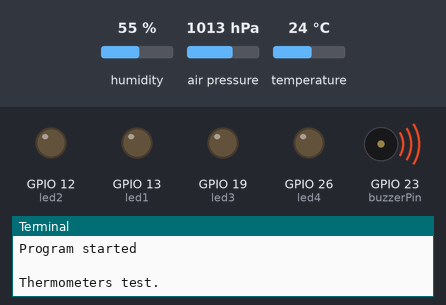
A program run on a simulated Raspberry Pi (BCM pin numbers). On the bench: output pins drawn as LEDs (lit = HIGH), buzzer (waves = sounding, pin HIGH), the last lines printed to the terminal. The test bench sets the inputs (shaded band); at power-on: humidity 55 %, air pressure 1013 hPa, temperature 24 °C. At 0.8 s the program stops and its outputs stay as they are.

Above: at 0.1 s.
At 0.8 s:
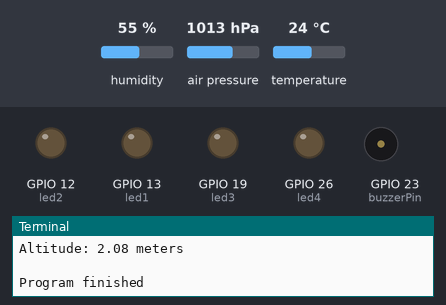
Timing chart, 0 to 2.3 s (numbered marks = the images above):
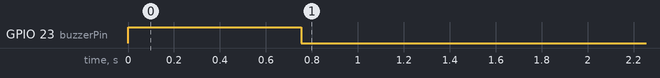

Measured:
- by itself, GPIO 23 (buzzerPin): LOW → HIGH at 0.00 s, → LOW 0.75 s later

The program:

thermometers.py
```python
#!/usr/bin/env python3

from config import *
import w1thermsensor
import board
import busio
import adafruit_bme280.advanced as adafruit_bme280

def ds18b20():
    sensor = w1thermsensor.W1ThermSensor()
    temp = sensor.get_temperature()
    print(f'\nDS18B200 Temp : {temp} '+chr(176)+'C')

def bme280():
    i2c = busio.I2C(board.SCL, board.SDA)
    bme280 = adafruit_bme280.Adafruit_BME280_I2C(i2c, 0x76)

    bme280.sea_level_pressure = 1013.25
    bme280.standby_period = adafruit_bme280.STANDBY_TC_500
    bme280.iir_filter = adafruit_bme280.IIR_FILTER_X16
    bme280.overscan_pressure = adafruit_bme280.OVERSCAN_X16
    bme280.overscan_humidity = adafruit_bme280.OVERSCAN_X1
    bme280.overscan_temperature = adafruit_bme280.OVERSCAN_X2

    print('\nBME280:')
    print(f'Temperature: {bme280.temperature:0.1f} '+chr(176)+'C')
    print(f'Humidity: {bme280.humidity:0.1f} %')
    print(f'Pressure: {bme280.pressure:0.1f} hPa')
    print(f'Altitude: {bme280.altitude:0.2f} meters')

def test():
    print('\nThermometers test.')
    ds18b20()
    bme280()
    GPIO.cleanup()


if __name__ == "__main__":
    print("\nProgram started")
    test()
    print("\nProgram finished")
```

config.py
```python
#!/usr/bin/env python3
# pylint: disable=no-member

import RPi.GPIO as GPIO

# pin numbers in BCM
GPIO.setmode(GPIO.BCM)
GPIO.setwarnings(False)

led1 = 13
led2 = 12
led3 = 19
led4 = 26
GPIO.setup(led1, GPIO.OUT)
GPIO.setup(led2, GPIO.OUT)
GPIO.setup(led3, GPIO.OUT)
GPIO.setup(led4, GPIO.OUT)

buttonRed = 5
buttonGreen = 6
encoderLeft = 17
encoderRight = 27
GPIO.setup(buttonRed, GPIO.IN, pull_up_down=GPIO.PUD_UP)
GPIO.setup(buttonGreen, GPIO.IN, pull_up_down=GPIO.PUD_UP)
GPIO.setup(encoderLeft, GPIO.IN, pull_up_down=GPIO.PUD_UP)
GPIO.setup(encoderRight, GPIO.IN, pull_up_down=GPIO.PUD_UP)

buzzerPin = 23
GPIO.setup(buzzerPin, GPIO.OUT)
GPIO.output(buzzerPin, 1)

ws2812pin = 8


def configInfo():
    print('This is only configuration file.\n')


if __name__ == "__main__":
    configInfo()
```
